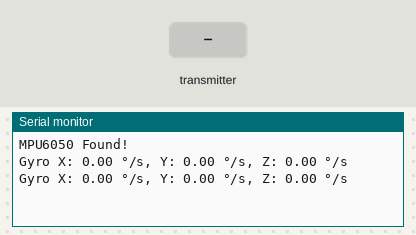
Bench run of a sketch on a simulated ESP32. Parts: the last lines printed to the serial monitor. The inputs (shaded band) are chosen by the test bench. WiFi joins after 1.5 s; servers stay silent unless stated.

Above: at 3.1 s.
3.2 s: the transmitter starts sending distance = 0
At 3.51 s:
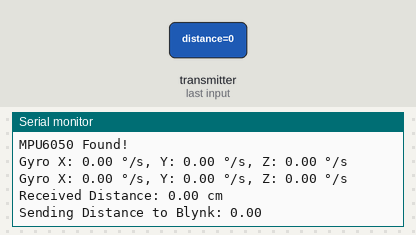
4.7 s: the transmitter starts sending distance = 25
At 5.51 s:
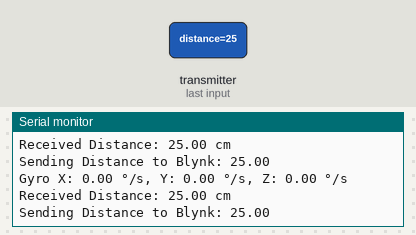

The sketch:

ExhibitionIMU.ino
```cpp
#define BLYNK_TEMPLATE_ID "INSERT YOUR ID"
#define BLYNK_TEMPLATE_NAME "imu"
#define BLYNK_AUTH_TOKEN "INSERT YOUR TOKEN"

#include <Wire.h>
#include <Adafruit_MPU6050.h>
#include <Adafruit_Sensor.h>
#include <esp_now.h>
#include <WiFi.h>
#include <BlynkSimpleEsp32.h>

Adafruit_MPU6050 mpu;

// WiFi credentials
char ssid[] = "";// Your Wi-Fi SSID
char pass[] = ""; // Your Wi-Fi password

typedef struct struct_message {
  float distance;
} struct_message;

struct_message myData;

BlynkTimer timer;

// Define the virtual pin for notifications
#define NOTIFY_VPIN V5
#define EVENT_NAME "PostureAlert"  // Define a name for your event

// Callback function for receiving data
void onDataRecv(const esp_now_recv_info *info, const uint8_t *data, int len) {
  memcpy(&myData, data, sizeof(myData));
  Serial.print("Received Distance: ");
  Serial.print(myData.distance);
  Serial.println(" cm");

  // Send the distance to Blynk app
  Serial.print("Sending Distance to Blynk: ");
  Serial.println(myData.distance);
  Blynk.virtualWrite(V5, myData.distance);
}

void setup() {
  Serial.begin(115200);
  WiFi.mode(WIFI_STA);
  Blynk.begin(BLYNK_AUTH_TOKEN, ssid, pass);

  if (!mpu.begin()) {
    Serial.println("Failed to find MPU6050 chip");
    while (1) {
      delay(10);
    }
  }

  Serial.println("MPU6050 Found!");

  if (esp_now_init() != ESP_OK) {
    Serial.println("Error initializing ESP-NOW");
    return;
  }

  esp_now_register_recv_cb(onDataRecv);

  mpu.setAccelerometerRange(MPU6050_RANGE_8_G);
  mpu.setGyroRange(MPU6050_RANGE_500_DEG);
  mpu.setFilterBandwidth(MPU6050_BAND_21_HZ);
  delay(100);
}

void loop() {
  Blynk.run();
  sensors_event_t accel, gyro;
  mpu.getAccelerometerSensor()->getEvent(&accel);
  mpu.getGyroSensor()->getEvent(&gyro);

  // Calculate the gyro X, Y, and Z angles
  float gyroXAngle = gyro.gyro.x * 57.2958;
  float gyroYAngle = gyro.gyro.y * 57.2958;  // Y-axis angle
  float gyroZAngle = gyro.gyro.z * 57.2958;  // Z-axis angle

  // Print gyro X, Y, Z values to Serial Monitor
  Serial.print("Gyro X: ");
  Serial.print(gyroXAngle);
  Serial.print(" °/s, Y: ");
  Serial.print(gyroYAngle);  // Print Y-axis value
  Serial.print(" °/s, Z: ");
  Serial.print(gyroZAngle);  // Print Z-axis value
  Serial.println(" °/s");

  // Send X-axis angle to Blynk app (V0)
  Blynk.virtualWrite(V0, gyroXAngle);

  // Send Y-axis angle to Blynk app (V1)
  Blynk.virtualWrite(V1, gyroYAngle);

  // Send Z-axis angle to Blynk app (V2)
  Blynk.virtualWrite(V2, gyroZAngle);

  // Check if the X-axis angle is more than 6 degrees
  if (gyroXAngle > 6) {
    Serial.println("BAD POSTURE DETECTED, triggering notification...");

    // Trigger notification by setting V5 to 1
    Blynk.virtualWrite(NOTIFY_VPIN, 1);

    // Log the event to Blynk server
    Blynk.logEvent("angle_x", "!!!HUMAN QUESTION MARK IN THE MAKING!!!");
  } else {
    // Reset V5 if the angle is within the limit
    Blynk.virtualWrite(NOTIFY_VPIN, 0);
  }

  delay(1000);
}
```

Measured:
- after the input at 3.2 s, the serial monitor: prints a new line at once (image 1)
- after the input at 4.7 s, the serial monitor: prints a new line at once (image 2)
